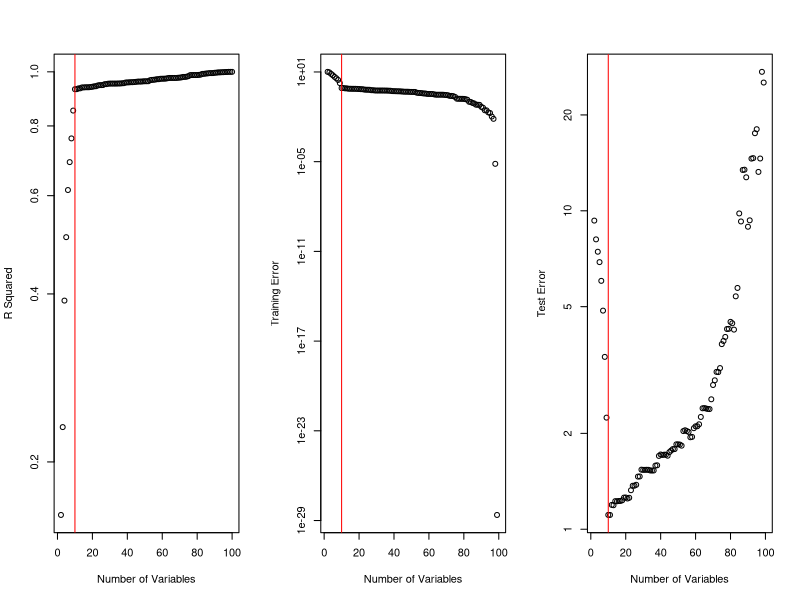
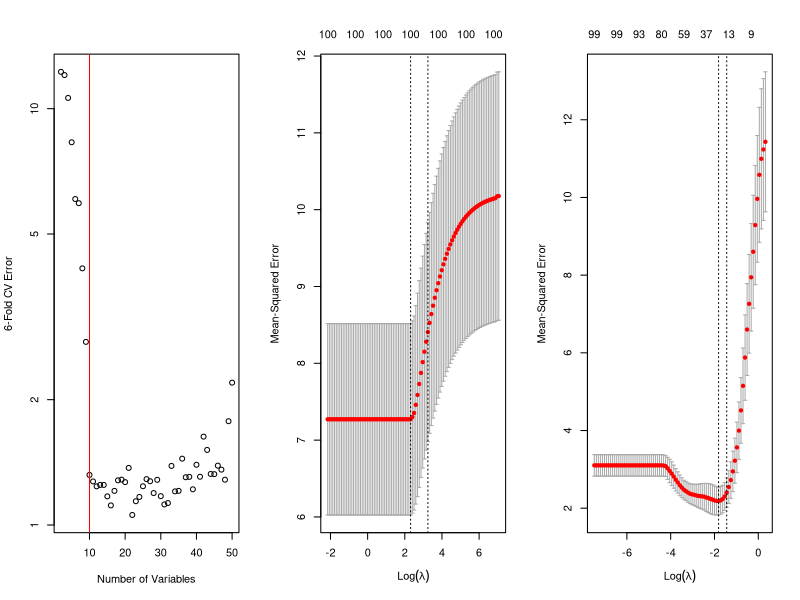
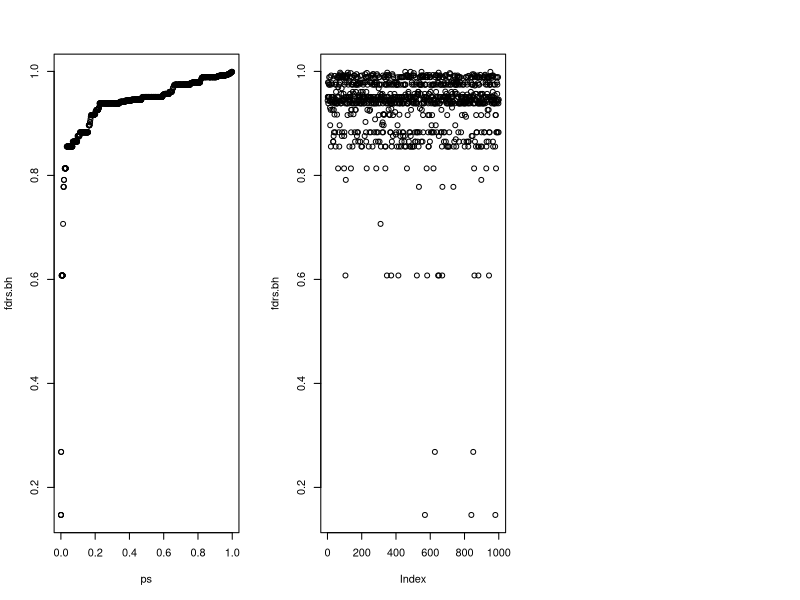

Write the R code that produced these figures, in order. (Note: this script raises an error after producing the figures.)
xtr <- matrix(rnorm(100*100),ncol=100)
xte <- matrix(rnorm(100000*100),ncol=100)
beta <- c(rep(1,10),rep(0,90))
ytr <- xtr%*%beta + rnorm(100)
yte <- xte%*%beta + rnorm(100000)
rsq <- trainerr <- testerr <- NULL
for(i in 2:100){
  mod <- lm(ytr~xtr[,1:i])
  rsq <- c(rsq,summary(mod)$r.squared)
  beta <- mod$coef[-1]
  intercept <- mod$coef[1]
  trainerr <- c(trainerr, mean((xtr[,1:i]%*%beta+intercept - ytr)^2))
  testerr <- c(testerr, mean((xte[,1:i]%*%beta+intercept - yte)^2))
}
par(mfrow=c(1,3))
plot(2:100,rsq, xlab='Number of Variables', ylab="R Squared", log="y")
abline(v=10,col="red")
plot(2:100,trainerr, xlab='Number of Variables', ylab="Training Error",log="y")
abline(v=10,col="red")
plot(2:100,testerr, xlab='Number of Variables', ylab="Test Error",log="y")
abline(v=10,col="red")

#######################################333
xtr <- matrix(rnorm(100*100),ncol=100)
beta <- c(rep(1,10),rep(0,90))
ytr <- xtr%*%beta + rnorm(100)
cv.err <- NULL
for(i in 2:50){
  dat <- data.frame(x=xtr[,1:i],y=ytr)
  mod <- glm(y~.,data=dat)
  cv.err <- c(cv.err, boot::cv.glm(dat,mod,K=6)$delta[1])
}
plot(2:50, cv.err, xlab="Number of Variables",
     ylab="6-Fold CV Error", log="y")
abline(v=10, col="red")


###############################################
xtr <- matrix(rnorm(100*100),ncol=100)
beta <- c(rep(1,10),rep(0,90))
ytr <- xtr%*%beta + rnorm(100)
cors <- cor(xtr,ytr)
whichers <- which(abs(cors)>.2)
mod <- lm(ytr~xtr[,whichers])
print(summary(mod))


##############################################
xtr <- matrix(rnorm(100*100),ncol=100)
beta <- c(rep(1,10),rep(0,90))
ytr <- xtr%*%beta + rnorm(100)
library(glmnet)
cv.out <- cv.glmnet(xtr,ytr,alpha=0,nfolds=5)
print(cv.out$cvm)
plot(cv.out)
cat("CV Errors", cv.out$cvm,fill=TRUE)
cat("Lambda with smallest CV Error",
    cv.out$lambda[which.min(cv.out$cvm)],fill=TRUE)
cat("Coefficients", as.numeric(coef(cv.out)),fill=TRUE)
cat("Number of Zero Coefficients",
    sum(abs(coef(cv.out))<1e-8),fill=TRUE)



##################################################
rm(list = ls())
xtr <- matrix(rnorm(100*100),ncol=100)
beta <- c(rep(1,10),rep(0,90))
ytr <- xtr%*%beta + rnorm(100)
library(glmnet)
cv.out <- cv.glmnet(xtr,ytr,alpha=1,nfolds=5)
print(cv.out$cvm)
plot(cv.out)
cat("CV Errors", cv.out$cvm,fill=TRUE)
cat("Lambda with smallest CV Error",
    cv.out$lambda[which.min(cv.out$cvm)],fill=TRUE)
cat("Coefficients", as.numeric(coef(cv.out)),fill=TRUE)
cat("Number of Zero Coefficients",sum(abs(coef(cv.out))<1e-8),
    fill=TRUE)

#########################################
rm(list = ls())
xtr <- matrix(rnorm(1000*20),ncol=20)
beta <- c(rep(1,10),rep(0,10))
ytr <- 1*((xtr%*%beta + .2*rnorm(1000)) >= 0)
mod <- glm(ytr~xtr,family="binomial")
print(summary(mod))
########################################
x <- matrix(rnorm(1000*50),ncol=50)
y <- sample(c(0,1),50,rep=TRUE)
ps <- NULL
for(i in 1:1000) ps <- c(ps,
                         t.test(x[i,y==0],x[i,y==1])$p.value)
cat("Around 5% of p-values are below 0.05:",
    mean(ps<.05),fill=TRUE)
fdrs.bh <- p.adjust(ps, method="BH")
plot(ps,fdrs.bh)
plot(fdrs.bh)
Genevera
